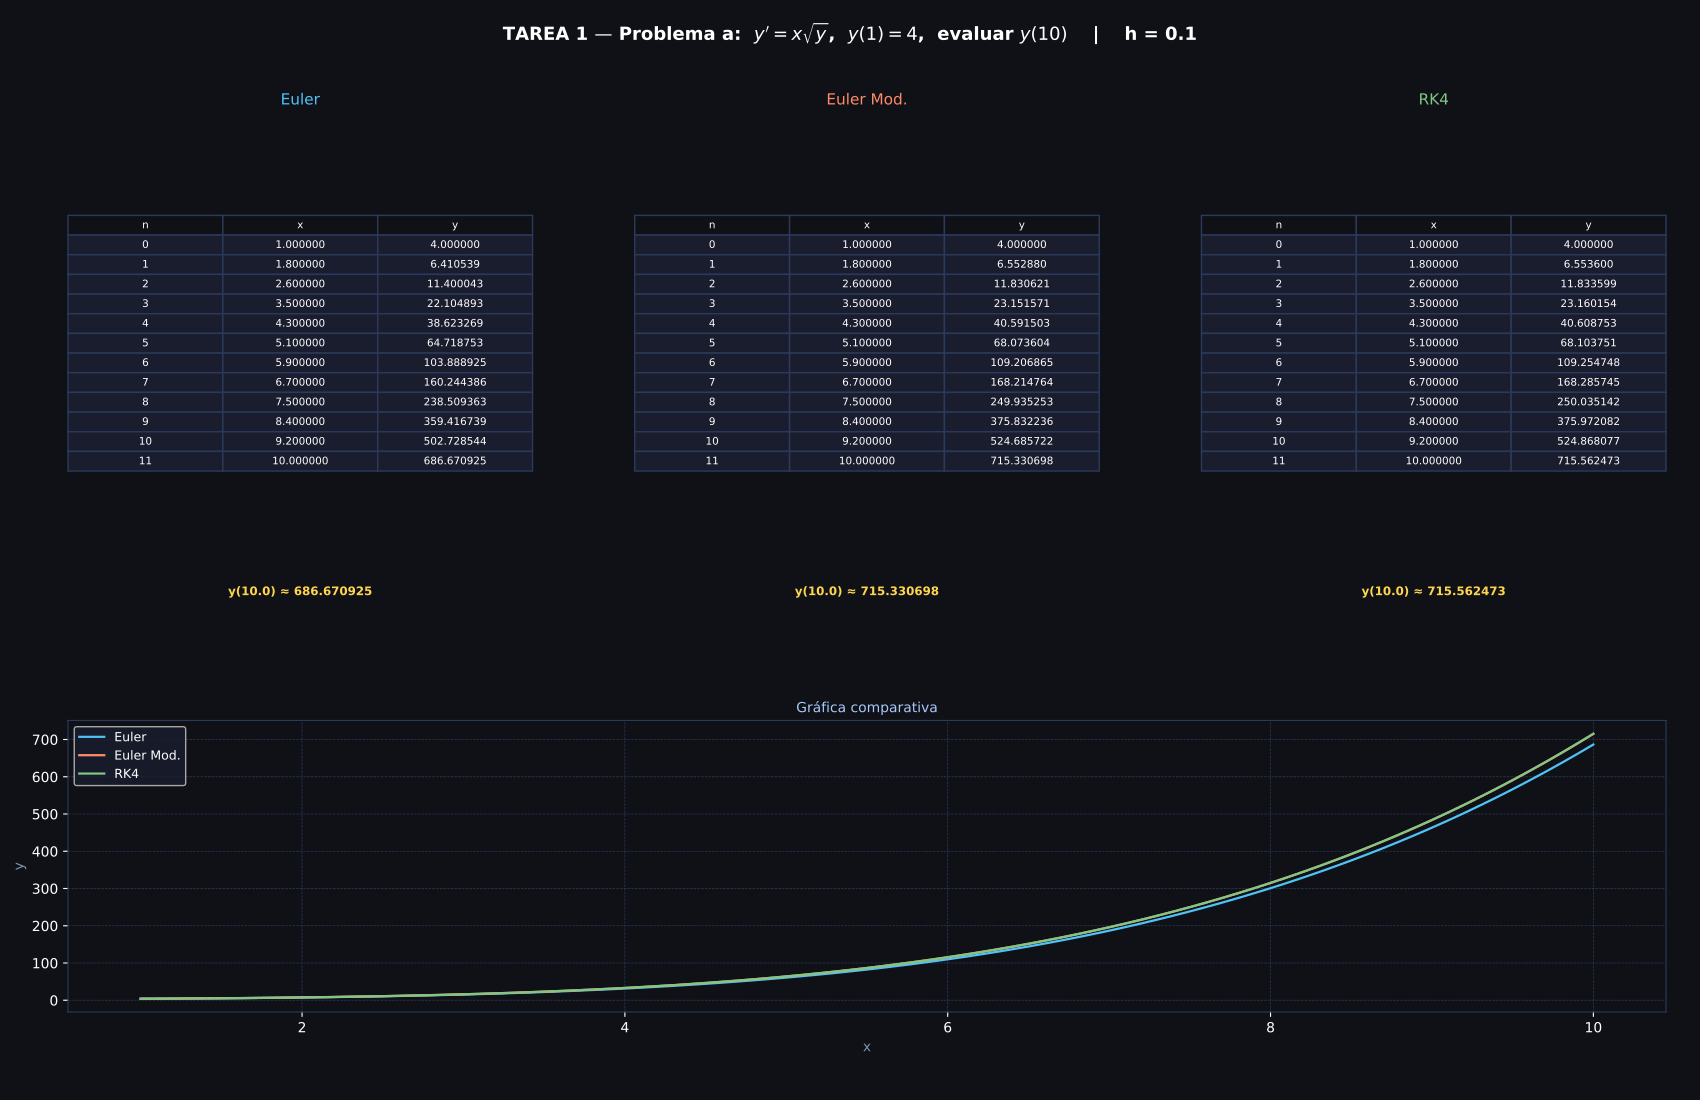

Write the Python code that produced this figure.
"""
TAREA 1 - Métodos Numéricos para EDOs
Métodos: Euler, Euler Modificado, Runge-Kutta 4° Orden
Pasos:   h = 0.1, 0.001, 0.00001
"""

import math
import numpy as np
import matplotlib.pyplot as plt
import matplotlib.gridspec as gridspec
from matplotlib.backends.backend_pdf import PdfPages

# ──────────────────────────────────────────────
# Definición de EDOs
# ──────────────────────────────────────────────
PROBLEMAS = [
    {
        "label": "a",
        "titulo": r"$y' = x\sqrt{y}$,  $y(1)=4$,  evaluar $y(10)$",
        "f": lambda x, y: x * math.sqrt(abs(y)),
        "x0": 1.0, "y0": 4.0, "xf": 10.0,
    },
    {
        "label": "b",
        "titulo": r"$y' = x^2 - 3y$,  $y(0)=1$,  evaluar $y(15)$",
        "f": lambda x, y: x**2 - 3*y,
        "x0": 0.0, "y0": 1.0, "xf": 15.0,
    },
    {
        "label": "c",
        "titulo": r"$y' = -y^{3/2} + 1$,  $y(0)=10$,  evaluar $y(20)$",
        "f": lambda x, y: -(abs(y)**1.5) + 1,
        "x0": 0.0, "y0": 10.0, "xf": 20.0,
    },
    {
        "label": "d",
        "titulo": r"$y' - y\tan(x) = 0$,  $y(0)=1$,  evaluar $y(5)$",
        "f": lambda x, y: y * math.tan(x),
        "x0": 0.0, "y0": 1.0, "xf": 5.0,
    },
    {
        "label": "e",
        "titulo": r"$y' = x + y^2$,  $y(1)=0$,  evaluar $y(1.5)$",
        "f": lambda x, y: x + y**2,
        "x0": 1.0, "y0": 0.0, "xf": 1.5,
    },
]

PASOS = [0.1, 0.001, 0.00001]

# ──────────────────────────────────────────────
# Métodos numéricos
# ──────────────────────────────────────────────
def euler(f, x0, y0, h, xf):
    n = int(round((xf - x0) / h))
    xs = np.empty(n + 1); ys = np.empty(n + 1)
    xs[0] = x0; ys[0] = y0
    x, y = x0, y0
    for i in range(1, n + 1):
        try:
            y = y + h * f(x, y)
        except Exception:
            y = float('nan')
        x = x0 + i * h
        xs[i] = x; ys[i] = y
    return xs, ys

def euler_modificado(f, x0, y0, h, xf):
    n = int(round((xf - x0) / h))
    xs = np.empty(n + 1); ys = np.empty(n + 1)
    xs[0] = x0; ys[0] = y0
    x, y = x0, y0
    for i in range(1, n + 1):
        x_next = x0 + i * h
        try:
            fx = f(x, y)
            y_pred = y + h * fx
            y = y + (h / 2) * (fx + f(x_next, y_pred))
        except Exception:
            y = float('nan')
        x = x_next
        xs[i] = x; ys[i] = y
    return xs, ys

def rk4(f, x0, y0, h, xf):
    n = int(round((xf - x0) / h))
    xs = np.empty(n + 1); ys = np.empty(n + 1)
    xs[0] = x0; ys[0] = y0
    x, y = x0, y0
    for i in range(1, n + 1):
        try:
            k1 = f(x, y)
            k2 = f(x + h/2, y + h/2 * k1)
            k3 = f(x + h/2, y + h/2 * k2)
            k4 = f(x + h,   y + h   * k3)
            y = y + (h / 6) * (k1 + 2*k2 + 2*k3 + k4)
        except Exception:
            y = float('nan')
        x = x0 + i * h
        xs[i] = x; ys[i] = y
    return xs, ys

# ──────────────────────────────────────────────
# Utilidades de tabla (máx 12 filas visibles)
# ──────────────────────────────────────────────
MAX_FILAS_TABLA = 12

def submuestra_tabla(xs, ys, max_f=MAX_FILAS_TABLA):
    n = len(xs)
    if n <= max_f:
        idx = np.arange(n)
    else:
        idx = np.round(np.linspace(0, n - 1, max_f)).astype(int)
    return xs[idx], ys[idx]

def submuestra_graf(xs, ys, max_p=500):
    n = len(xs)
    if n <= max_p:
        return xs, ys
    idx = np.round(np.linspace(0, n-1, max_p)).astype(int)
    return xs[idx], ys[idx]

# ──────────────────────────────────────────────
# Dibujar una página para un problema + un h
# ──────────────────────────────────────────────
COLORES = {"Euler": "#4fc3f7", "Euler Mod.": "#ff8a65", "RK4": "#81c784"}

def dibujar_pagina(pdf, prob, h):
    f   = prob["f"]
    x0  = prob["x0"]; y0 = prob["y0"]; xf = prob["xf"]

    xs_e,  ys_e  = euler(f, x0, y0, h, xf)
    xs_em, ys_em = euler_modificado(f, x0, y0, h, xf)
    xs_rk, ys_rk = rk4(f, x0, y0, h, xf)

    fig = plt.figure(figsize=(17, 11), facecolor="#0f1117")
    fig.suptitle(
        f"TAREA 1 — Problema {prob['label']}:  {prob['titulo']}    |    h = {h}",
        color="white", fontsize=13, fontweight="bold", y=0.98
    )

    gs = gridspec.GridSpec(
        2, 3,
        figure=fig,
        top=0.90, bottom=0.08,
        left=0.04, right=0.98,
        hspace=0.38, wspace=0.22,
        height_ratios=[1.6, 1]
    )

    # ── Tablas (fila 0) ──────────────────────────────
    metodos = [
        ("Euler",      xs_e,  ys_e),
        ("Euler Mod.", xs_em, ys_em),
        ("RK4",        xs_rk, ys_rk),
    ]
    for col, (nombre, xs, ys) in enumerate(metodos):
        ax = fig.add_subplot(gs[0, col])
        ax.set_facecolor("#1a1d2e"); ax.axis("off")
        ax.set_title(nombre, color=COLORES[nombre], fontsize=11, pad=4)

        xs_t, ys_t = submuestra_tabla(xs, ys)
        tabla_data  = [[str(i), f"{x:.6f}", f"{y:.6f}"]
                       for i, (x, y) in enumerate(zip(xs_t, ys_t))]
        col_labels  = ["n", "x", "y"]
        tbl = ax.table(
            cellText=tabla_data, colLabels=col_labels,
            loc="center", cellLoc="center"
        )
        tbl.auto_set_font_size(False); tbl.set_fontsize(7.5)
        tbl.scale(1, 1.18)
        for (r, c), cell in tbl.get_celld().items():
            cell.set_facecolor("#0f1117" if r == 0 else "#1a1d2e")
            cell.set_text_props(color="white")
            cell.set_edgecolor("#2a3a5a")

        # Valor final
        yf_val = ys[-1]
        ax.text(0.5, -0.04,
                f"y({xf}) ≈ {yf_val:.6f}",
                transform=ax.transAxes,
                ha="center", fontsize=8.5, color="#ffd54f",
                fontweight="bold")

    # ── Gráfica comparativa (fila 1, ocupa las 3 columnas) ──
    ax_g = fig.add_subplot(gs[1, :])
    ax_g.set_facecolor("#0f1117")
    ax_g.tick_params(colors="white"); ax_g.spines[:].set_color("#2a3a5a")
    ax_g.xaxis.label.set_color("white"); ax_g.yaxis.label.set_color("white")
    ax_g.set_title("Gráfica comparativa", color="#a8c8f8", fontsize=10)
    ax_g.set_xlabel("x", color="#7a90b0"); ax_g.set_ylabel("y", color="#7a90b0")

    for nombre, xs, ys in metodos:
        xg, yg = submuestra_graf(xs, ys)
        ax_g.plot(xg, yg, label=nombre, color=COLORES[nombre], linewidth=1.6)

    ax_g.legend(facecolor="#1a1d2e", labelcolor="white", fontsize=9)
    ax_g.grid(color="#2a3a5a", linestyle="--", linewidth=0.5)

    pdf.savefig(fig, dpi=100)
    plt.close(fig)

# ──────────────────────────────────────────────
# Main
# ──────────────────────────────────────────────
OUTPUT = "tarea1_euler_euler_mod_rk4.pdf"

with PdfPages(OUTPUT) as pdf:
    for prob in PROBLEMAS:
        for h in PASOS:
            print(f"  Problema {prob['label']}  h={h} ...", flush=True)
            dibujar_pagina(pdf, prob, h)

print(f"\n[OK]  PDF generado: {OUTPUT}")
